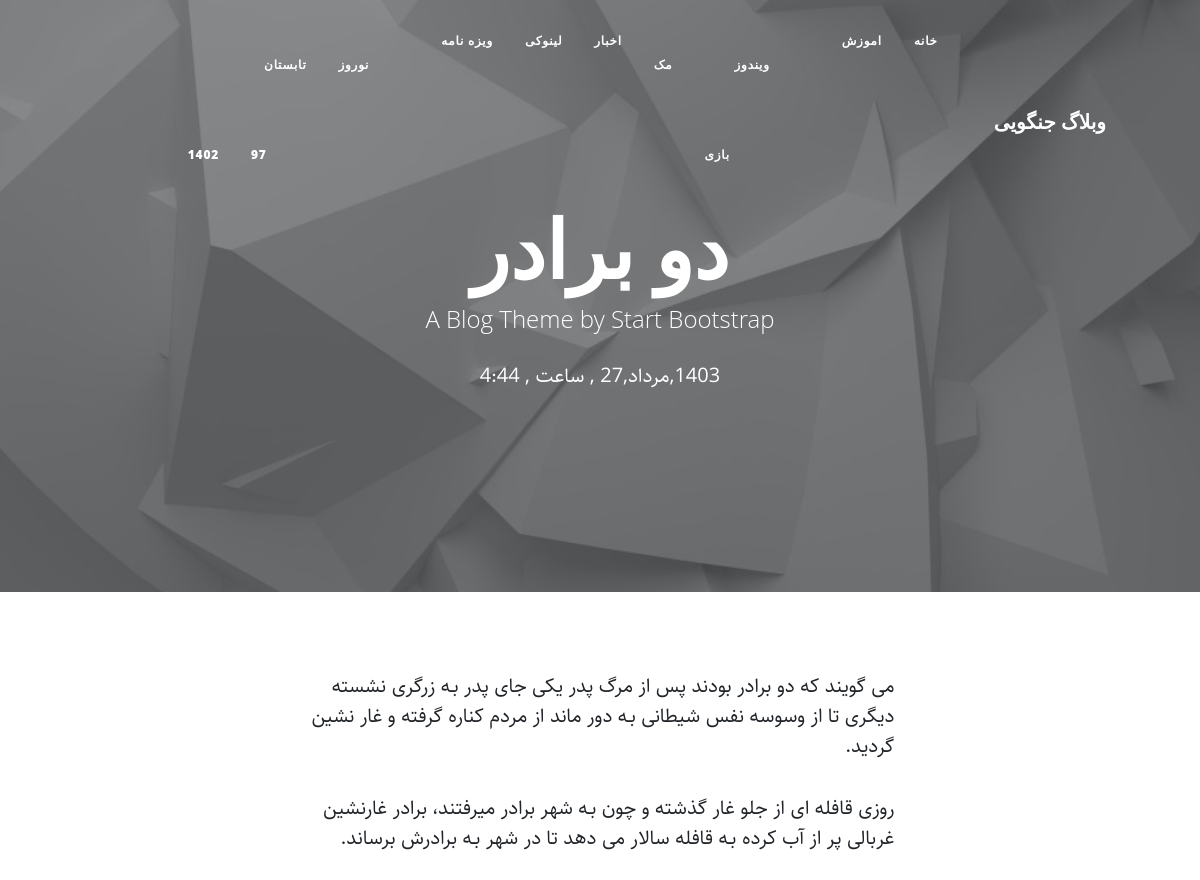
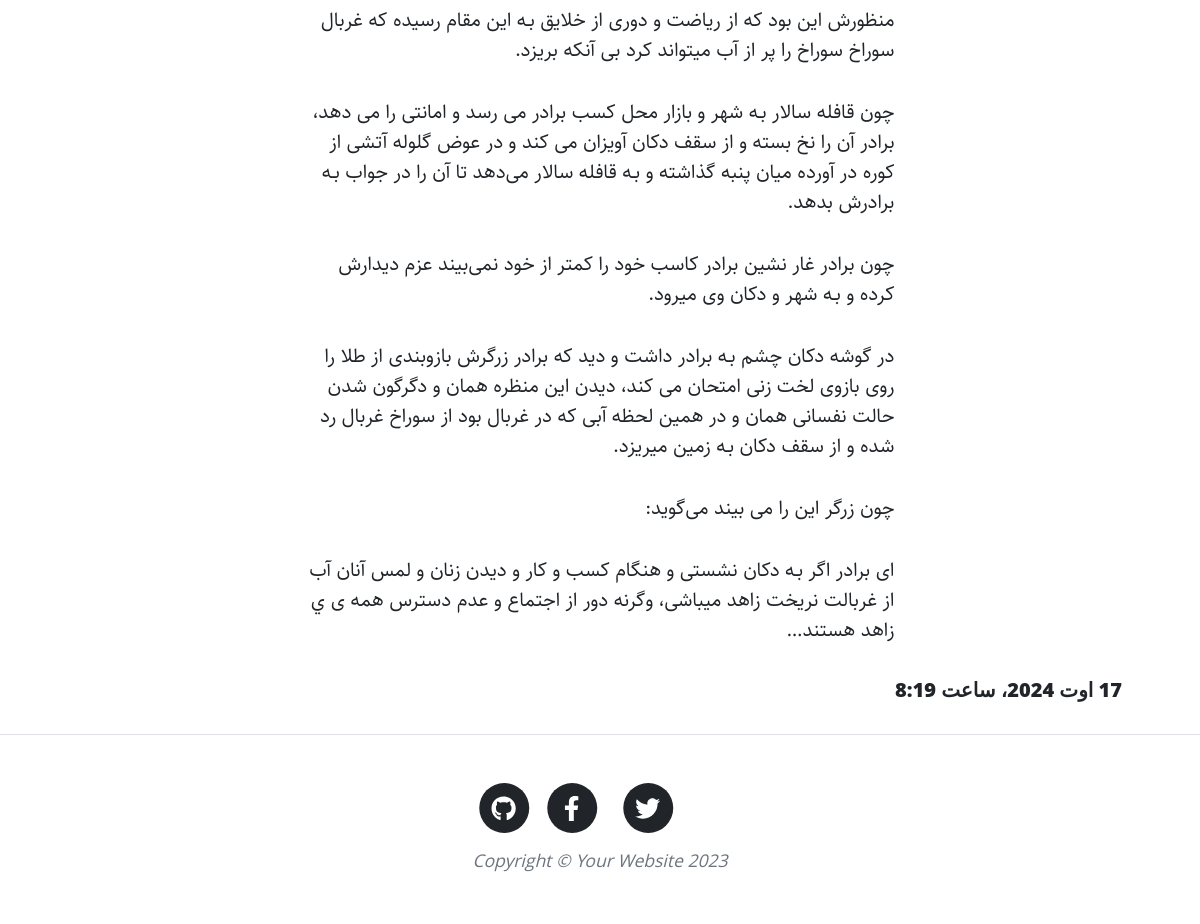
The app's page /detail/story1 with its own data (2 pictures, top to bottom).
### home/models.py (models this page shows, shortened)
class Category(models.Model):
    parent = models.ForeignKey('self', null=True, blank=True, related_name='children', on_delete=models.SET_NULL, verbose_name='زیر دسته')
    title = models.CharField(max_length=100, verbose_name="عنوان دسته بندی")
    slug = models.SlugField(max_length=100, unique=True, verbose_name="ادرس دسته بندی")
    status = models.BooleanField(default=True, verbose_name="آیا نمایش داده شود؟")
    position = models.IntegerField(verbose_name="موقعیت")
    class Meta:  # ین کلاس برای تنظیمات مدل هست
        verbose_name_plural = 'دسته بندی ها'
        verbose_name = 'دسته بندی'
        ordering = ['parent__id', 'position'] # می خوام رکورد ها بر اساس پوزیشن و به صورت صعودی مرتب بشه

class Article(models.Model):
    STATUS_CHOICES = (
        ('D', 'پیش نویس'),  #  اگر دف انتخاب بشه دی نشون میده
        ('P', 'منتشر شده'),  #  اگر پابلیش انتخاب بشه پی نشون میده
    )
    title = models.CharField(max_length=100, verbose_name="عنوان مقاله")
    slug = models.SlugField(max_length=100, unique=True, verbose_name="ادرس مقاله")  #  ادرس
    category = models.ManyToManyField(Category, verbose_name="دسته بندی", related_name="articles")  #  برای دسته بندی استفاده میشه
    description = models.TextField(verbose_name="محتوا")  #
    thumbnail = models.ImageField(upload_to="thumbnails", verbose_name="تصویر مقاله")
    published = models.DateTimeField(default=timezone.now, verbose_name='زمان انتشار مقاله')  #  زمان انتشار
    created = models.DateTimeField(auto_now_add=True, verbose_name='زمان ساخت مقاله')  #  زمان ساخت
    updated = models.DateTimeField(auto_now=True, verbose_name='زمان ادیت مقاله')  #  زمان ابدیت
    status = models.CharField(max_length=1, choices=STATUS_CHOICES, default='D', verbose_name="وضعیت")
    class Meta: # ین کلاس برای تنظیمات مدل هست
        verbose_name_plural = 'مقالات' # برای جا هایی که نام مدل رو باید به صورت جمع بنویسه
        verbose_name = 'مقاله' # این دو تا نامی که برای مدل توی ادمین پنل باید بزارم رو تعیین میکنه
    def jpublished(self):  # ین تابع تایم رو برای تغییرات به تابع میفرسته تا تاریخ به شمسی بشه
        return change_to_jalali(self.published)
    objects = ArticleManager()  # منیجر ArticleManeger به قابلیت های منیجر objects اضافه میشه
    def thumbnail_tag(self): # این تابع برای نمایش تصویر هستش
        return format_html(f"<img width = 100 height = 75 style = border-radius:6px src='{self.thumbnail.url}'>")
    thumbnail_tag.short_description = "تصویر"

### home/views.py (the view)
# urls.py: path('detail/<slug:slug>', views.detail, name='detail'),
def detail(request, slug):
    detail = {
        'article':get_object_or_404(Article, slug=slug), # , status='P' ثلا اگر اینو به فیلتر اضافه کنم فقط published ها رو نشون میده
        'categories': Category.objects.all().filter(status=True),
    }
    return render(request, 'detail.html', detail)

### extensions/jalali.py (called while the page is built)
    def persian_tuple(self):
        return self.persian_year, self.persian_month, self.persian_day

### extensions/utils.py (called while the page is built)
def change_to_jalali(time):  #  برای تغییر اطلاعات به شمسی
    time_to_string = f"{time.year},{time.month},{time.day}" # فرمت رو به استرینگ تبدیل میکنه
    time_to_tuple = jalali.Gregorian(time_to_string).persian_tuple()  #  به شمسی تبدیل میکنه
    jmonth = ["فروردین","اردیبهشت","خرداد","تیر","مرداد","شهریور","مهر","ابان","اذر","دی","بهمن","سفند"]
    time_to_list = list(time_to_tuple)
    for index, month in enumerate(jmonth): # enumerate به هر عنصر از ارایه یک اندیس میده و month میشه نام هر عنصر
        if time_to_list[1] == index + 1:
            time_to_list[1] = month
            break
    output = f"{time_to_list[0]},{time_to_list[1]},{time_to_list[2]} , ساعت , {time.hour}:{time.minute}"
    return output

### home/templatetags/base_tags.py (called while the page is built)
@register.simple_tag
def title():
    return 'وبلاگ جنگویی'

### home/templates/detail.html (shortened to what this page needs)
{% extends 'base.html' %}
{% load static %}
{% block pageHeader %}
        <header class="masthead" style="background-image: url('{{article.thumbnail.url}}')">
            <div class="container position-relative px-4 px-lg-5">
                <div class="row gx-4 gx-lg-5 justify-content-center">
                    <div class="col-md-10 col-lg-8 col-xl-7">
                        <div class="site-heading">
                            <h1>{{ article.title  }}</h1>
                            <span class="subheading">A Blog Theme by Start Bootstrap</span>
                            <br><time>{{ article.jpublished }}</time>
                        </div>
                    </div>
                </div>
            </div>
        </header>
{% endblock %}
{% block main %}
        <article class="mb-4">
            <div class="container px-4 px-lg-5">
                <div class="row gx-4 gx-lg-5 justify-content-center">
                    <div class="col-md-10 col-lg-8 col-xl-7">
                        {{ article.description|linebreaks }}
                    </div>
                    <h5>{{ article.created }}</h5>
                </div>
            </div>
        </article>
{% endblock %}

### home/templates/base.html (shortened to what this page needs)
<!DOCTYPE html>
{% load base_tags %}
{% load static %}
<html lang="en">
<head>
    <link href="{% static 'home/css/styles.css' %}" rel="stylesheet" />
    <link href="{% static 'home/css/rtl.css' %}" rel="stylesheet" />
    </head>
    <body>
    </body>
</html>
        <nav class="navbar navbar-expand-lg navbar-light" id="mainNav">
            <div class="container px-4 px-lg-5">
                <a class="navbar-brand" href="{% url 'home:home' %}"> {% title %} </a>
                    <div class="collapse navbar-collapse subnav" id="navbarResponsive">
                            <ul class="navbar-nav ms-auto py-4 py-lg-0 m-lg-0">
                                <li class="nav-item"><a class="nav-link px-lg-3 py-3 py-lg-4" href="{% url 'home:home' %}">خانه</a></li>
                                {% for cat in categories %}
                                    {% if cat.parent == null %}
                                        <li class="nav-item"><a class="nav-link px-lg-3 py-3 py-lg-4" href="{% url 'home:category' cat.slug %}">{{cat.title}}</a></li>
                                        {% if cat.children.all %}
                                            {% include 'category_loop.html' %}
                                        {% endif %}
                                    {% endif %}
                                {% endfor %}
                            </ul>
                        </div>
            </div>
        </nav>
        {% block pageHeader %}
        {% endblock %}
        {% block main %}
        {% endblock %}
        <footer class="border-top">
            <div class="container px-4 px-lg-5">
                <div class="row gx-4 gx-lg-5 justify-content-center">
                    <div class="col-md-10 col-lg-8 col-xl-7">
                        <ul class="list-inline text-center">
                            <li class="list-inline-item">
                                <a href="#!">
                                    <span class="fa-stack fa-lg">
                                        <i class="fas fa-circle fa-stack-2x"></i>
                                        <i class="fab fa-twitter fa-stack-1x fa-inverse"></i>
                                    </span>
                                </a>
                            </li>
                            <li class="list-inline-item">
                                <a href="#!">
                                    <span class="fa-stack fa-lg">
                                        <i class="fas fa-circle fa-stack-2x"></i>
                                        <i class="fab fa-facebook-f fa-stack-1x fa-inverse"></i>
                                    </span>
                                </a>
                            </li>
                            <li class="list-inline-item">
                                <a href="#!">
                                    <span class="fa-stack fa-lg">
                                        <i class="fas fa-circle fa-stack-2x"></i>
                                        <i class="fab fa-github fa-stack-1x fa-inverse"></i>
                                    </span>
                                </a>
                            </li>
                        </ul>
                        <div class="small text-center text-muted fst-italic">Copyright &copy; Your Website 2023</div>
                    </div>
                </div>
            </div>
        </footer>
    </body>
</html>

### home/templates/category_loop.html
<ul class="navbar-nav ms-auto py-4 py-lg-4 ">
  {% for cat in cat.children.all %}
    <li class="nav-item">
      <a class="nav-link px-lg-3 py-4 py-lg-6" href="{% url 'home:category' cat.slug %}">{{cat.title}}</a>
      {% if cat.children.all %}
        {% include 'category_loop.html' %}
      {% endif %}
    </li>
  {% endfor %}
</ul>

### static/home/css/rtl.css (style rules this page uses)
body { direction: rtl; text-align: right; font-family: Sahel; font-size: 20px; }
.navbar-nav { margin-left: initial !important; margin-right: auto; }

### records on screen
Category: title "اموزش"
Category: title "ویندوز"
Category: title "بازی"
Category: title "مک"
Category: title "اخبار"
Category: title "لینوکی"
Category: title "ویزه نامه"
Category: title "نوروز"
Category: title "تابستان"
Category: title "97"
Category: title "1402"
Article: thumbnail (picture), title "دو برادر", jpublished "1403,مرداد,27 , ساعت , 4:44", description "می گویند که دو برادر بودند پس از مرگ پدر یکی جای پدر بـه زرگری نشسته دیگری تا از وسوسه نفس شیطانی بـه دور ماند از مردم کناره گرفته و غار نشین گردید. روزی قافله ای از جلو غار گذشته و چون بـه شهر برادر میرفتند، برادر غارنشین غربالی پر از آب کرده بـه قافله سالار می دهد تا در شهر بـه برادرش برساند. منظورش این بود که از ریاضت و دوری از خلایق بـه این مقام رسیده که غربال سوراخ سوراخ را پر از آب میتواند کرد بی آنکه بریزد. چون قافله سالار بـه شهر و بازار محل کسب برادر می رسد و امانتی را می دهد، برادر آن را نخ بسته و از سقف دکان آویزان می کند و در عوض گلوله آتشی از کوره در آورده میان پنبه گذاشته و بـه قافله سالار می‌دهد تا آن را در جواب بـه برادرش بدهد. چون برادر غار نشین برادر کاسب خود را کمتر از…", created "17 اوت 2024، ساعت 8:19"
